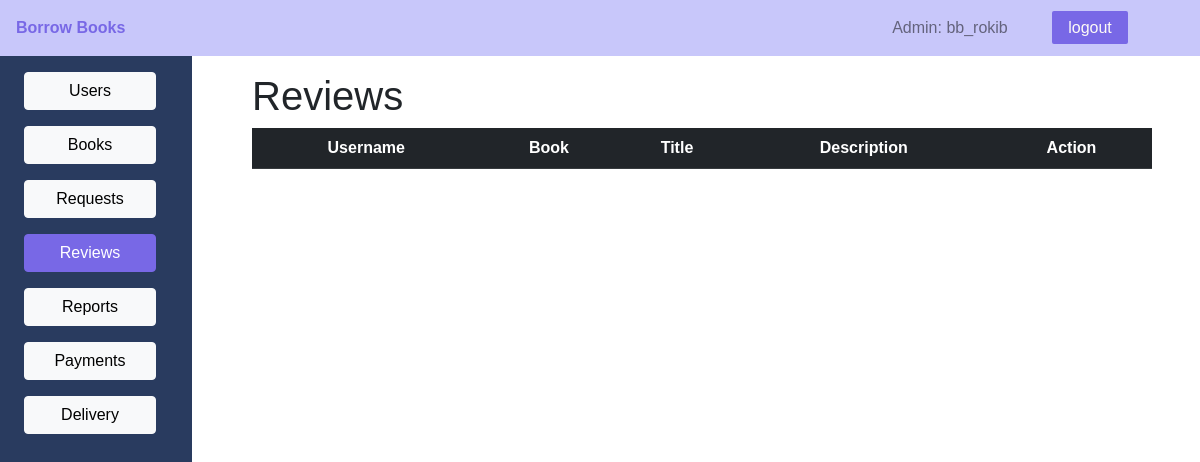
Before: /admin/review.php (signed in) with the older database file.
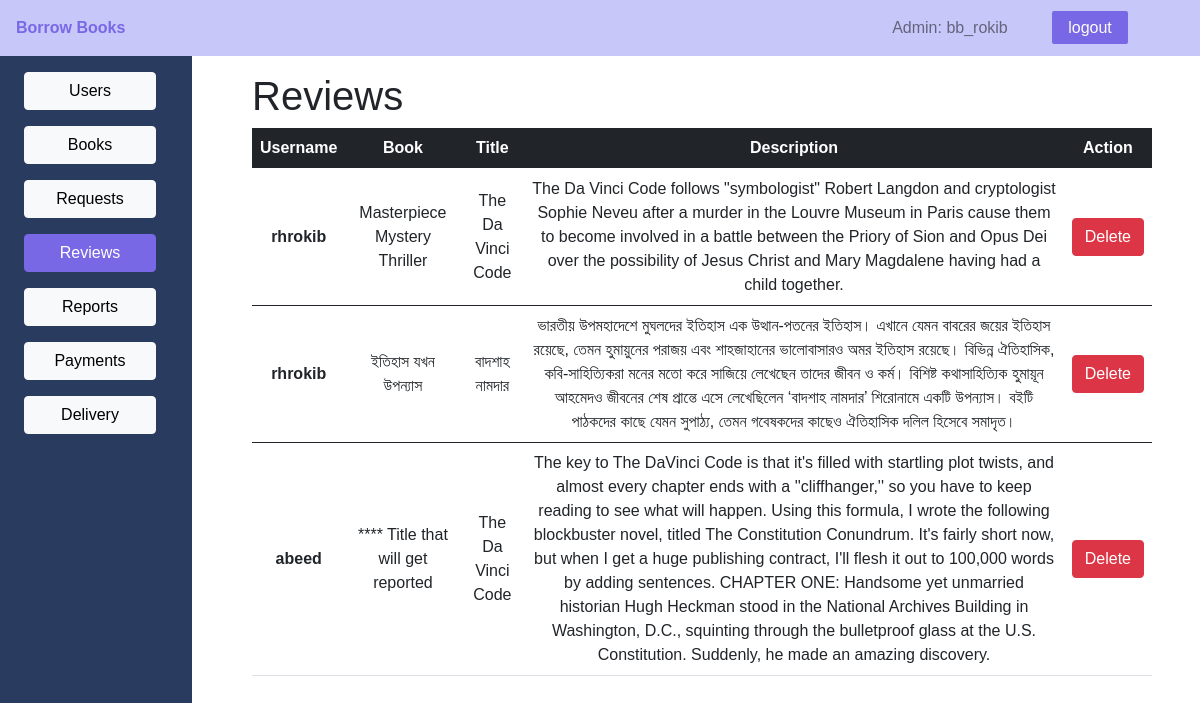
After: the same page with the newer database file.
### tables this page shows
CREATE TABLE `post` (
  `id` int(11) NOT NULL,
  `username` varchar(30) NOT NULL,
  `title` varchar(50) NOT NULL,
  `description_text` varchar(10000) NOT NULL,
  `loved` int(11) NOT NULL DEFAULT 0,
  `book_name` varchar(30) NOT NULL,
  `book_author` varchar(30) NOT NULL,
  `time` datetime NOT NULL
);

### admin/review.php (the view, shortened to what this page needs)
<?php
require_once('./../db_config.php');
if (!isset($_SESSION['admin']) &&  empty($_SESSION['admin'])) {
?>
  <script>
    location.assign("./login.php");
  </script>
<?php
} else {
  $username = $_SESSION['admin'];
  $retObj = $pdo->query("SELECT * FROM post ORDER BY time DESC");
  $posts = $retObj->fetchAll();
?>
  <!DOCTYPE html>
  <html lang="en">
  <head>
    <link href="https://cdn.jsdelivr.net/npm/bootstrap@5.0.1/dist/css/bootstrap.min.css" rel="stylesheet">
    <link rel="stylesheet" href="./../profile/profile.css">
    <link rel="stylesheet" href="./admin.css">
  </head>
  <body>
    <header class='main-header'>
      <div>
        <a class="main-header-logo" href="#">Borrow Books</a>
      </div>
      <nav class="main-nav ">
        <ul class="main-nav__items">
          <li class="main-nav__item text-black-50 ">Admin: <?php echo $username; ?></li>
          <li class="main-nav__item nav-logout"><a href="./logout.php">logout</a></li>
        </ul>
      </nav>
    </header>
    <main>
      <div class="row">
        <div class="col-2 my-sidebar">
          <div class="container-fluid d-grid mt-3">
            <a href="./user.php" class="btn btn-light btn-block">Users</a>
            <a href="./books.php" class="btn btn-light btn-block mt-3">Books</a>
            <a href="./request.php" class="btn btn-light btn-block mt-3">Requests</a>
            <a href="./review.php" class="btn btn-primary btn-block mt-3">Reviews</a>
            <a href="./reports.php" class="btn btn-light btn-block mt-3">Reports</a>
            <a href="./payment.php" class="btn btn-light btn-block mt-3">Payments</a>
            <a href="./delivery.php" class="btn btn-light btn-block mt-3">Delivery</a>
          </div>
        </div>
        <div class="col-10">
          <div class="container px-5 mt-3">
            <h1>Reviews</h1>
            <table class="table  text-center">
              <thead class='table-dark'>
                <tr>
                  <th scope="col">Username</th>
                  <th scope="col">Book</th>
                  <th scope="col">Title</th>
                  <th scope="col">Description</th>
                  <th scope="col">Action</th>
                </tr>
              </thead>
              <?php foreach ($posts as $post) { ?>
                <tbody class="align-middle">
                  <tr>
                    <th scope="row"><?php echo $post['username']; ?></th>
                    <td><?php echo $post['title']; ?></td>
                    <td><?php echo $post['book_name']; ?></td>
                    <td><?php echo $post['description_text']; ?></td>
                    <td class="text-center">
                      <form action="./review.php" method="post">
                        <button type="submit" class="btn btn-danger">Delete</button>
                      </form>
                    </td>
                  </tr>
                </tbody>
              <?php } ?>
            </table>
          </div>
        </div>
      </div>
    </main>
  </body>
  </html>
<?php
}
    ?>

Changed rows visible on the page:
added post: username "rhrokib", title "Masterpiece Mystery Thriller", book_name "The Da Vinci Code", description_text "The Da Vinci Code follows \"symbologist\" Robert Langdon and cryptologist Sophie Neveu after a murder in the Louvre Museum in Paris cause them to become involved in a battle between the Priory of Sion and Opus Dei over the possibility of Jesus Christ and Mary Magdalene having had a child together."
added post: username "rhrokib", title "ইতিহাস যখন উপন্যাস", book_name "বাদশাহ নামদার", description_text "ভারতীয় উপমহাদেশে মুঘলদের ইতিহাস এক উত্থান-পতনের ইতিহাস। এখানে যেমন বাবরের জয়ের ইতিহাস রয়েছে, তেমন হুমায়ুনের পরাজয় এবং শাহজাহানের ভালোবাসারও অমর ইতিহাস রয়েছে। বিভিন্ন ঐতিহাসিক, কবি-সাহিত্যিকরা মনের মতো করে সাজিয়ে লেখেছেন তাদের জীবন ও কর্ম। বিশিষ্ট কথাসাহিত্যিক হুমায়ূন আহমেদও জীবনের শেষ প্রান্তে এসে লেখেছিলেন ‘বাদশাহ নামদার’ শিরোনামে একটি উপন্যাস। বইটি পাঠকদের কাছে যেমন সুপাঠ্য, তেমন গবেষকদের কাছেও ঐতিহাসিক দলিল হিসেবে সমাদৃত।"
added post: username "abeed", title "**** Title that will get reported", book_name "The Da Vinci Code", description_text "The key to The DaVinci Code is that it's filled with startling plot twists, and almost every chapter ends with a ''cliffhanger,'' so you have to keep reading to see what will happen. Using this formula, I wrote the following blockbuster novel, titled The Constitution Conundrum. It's fairly short now, but when I get a huge publishing contract, I'll flesh it out to 100,000 words by adding sentences. CHAPTER ONE: Handsome yet unmarried historian Hugh Heckman stood in the National Archives Building in Washington, D.C., squinting through the bulletproof glass at the U.S. Constitution. Suddenly, he made an amazing discovery."
